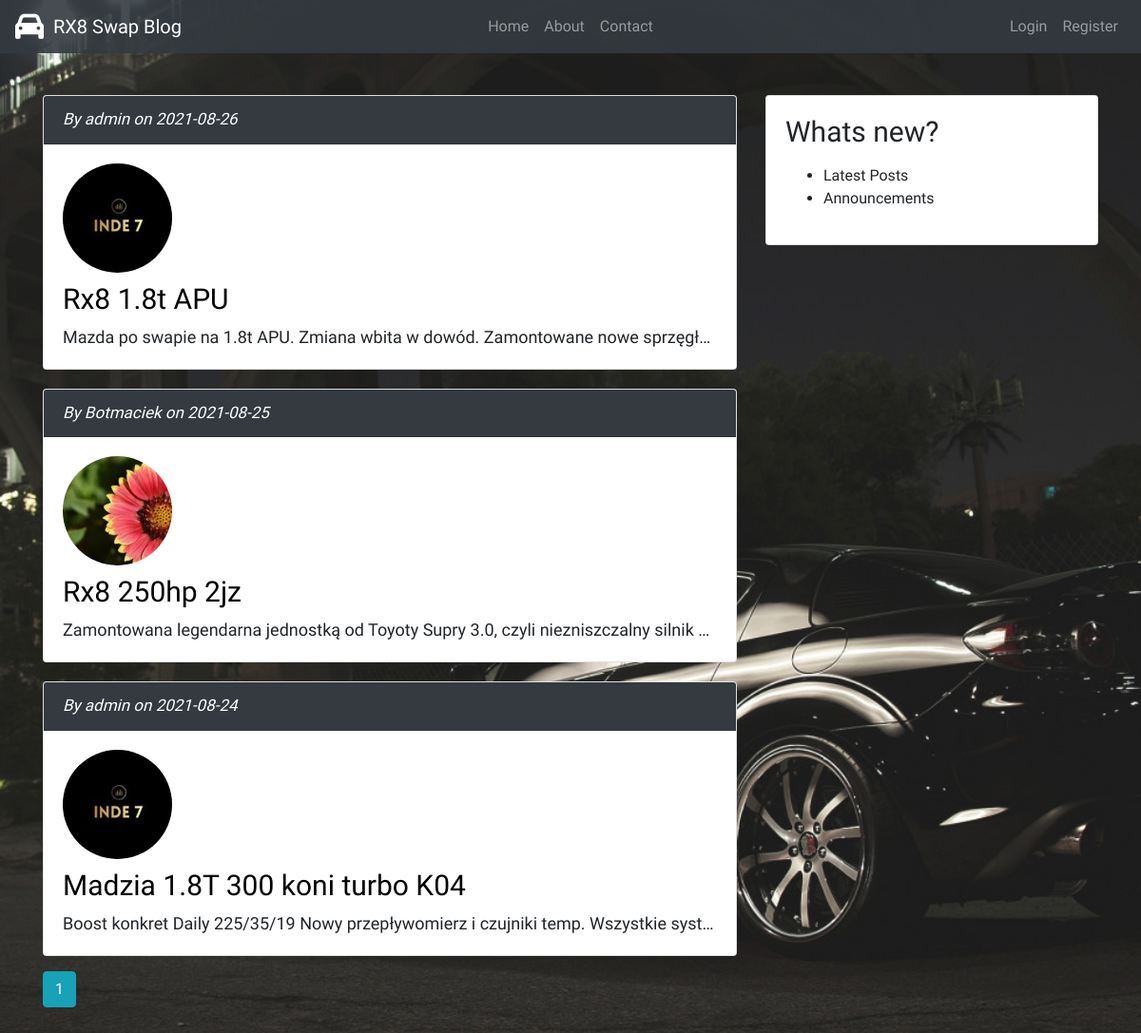
The page /home on the database its author committed.
### flaskblog/models.py (models this page shows, shortened)
class Post(db.Model):
	id = db.Column(db.Integer, primary_key=True)
	title = db.Column(db.String(100), nullable=False)
	date_posted = db.Column(db.DateTime, nullable=False, default=datetime.utcnow)
	content = db.Column(db.Text, nullable=False)
	user_id = db.Column(db.Integer, db.ForeignKey('user.id'), nullable=False)

class User(db.Model, UserMixin):
	id = db.Column(db.Integer, primary_key=True)
	username = db.Column(db.String(20), unique=True, nullable=False)
	email = db.Column(db.String(120), unique=True, nullable=False)
	image_file = db.Column(db.String(20), nullable=False, default='default.jpg')
	password = db.Column(db.String(60), nullable=False)
	posts = db.relationship('Post', backref='author', lazy=True)

### flaskblog/routes.py (the view)
@app.route("/")
@app.route("/home")
def home():
	page = request.args.get('page', 1, type=int)
	posts = Post.query.order_by(Post.date_posted.desc()).paginate(page=page, per_page=4)
	return render_template('home.html', title='Home', posts=posts)

### flaskblog/Templates/home.html
{% extends "layout.html" %}
{% block content %}
	{% for post in posts.items %}
		<div class="card text-black mb-3" style="min-width: 4vw;">
			<div class="card-header">By {{ post.author.username }} on {{ post.date_posted.strftime('%Y-%m-%d') }}</div>
				<div class="card-body clearfix">
					<img class="rounded-circle article-img pull-left" src="{{ url_for('static', filename='profile_pics/' + post.author.image_file) }}">
					<div class="card-main-content">
					<h5><a class="card-title" href="{{ url_for('post', post_id=post.id) }}">{{ post.title }}</a></h5>
					<p class="card-text text-truncate">{{ post.content }}</p>
					</div>
				</div>
		</div>
	{% endfor %}
	{% for page_num in posts.iter_pages(left_edge=1, right_edge=1, left_current=1, right_current=2) %}
		{% if page_num %}
			{% if posts.page == page_num %}
				<a class="btn btn-info mb-4" href="{{ url_for('home', page=page_num) }}">{{ page_num }}</a>
			{% else %}
				<a class="btn btn-outline-info mb-4" href="{{ url_for('home', page=page_num) }}">{{ page_num }}</a>
			{% endif %}
		{% else %}
			...
		{% endif %}
	{% endfor %}
{% endblock content %}

### flaskblog/static/main.css (style rules this page uses)
body { background-image: url("tlo.jpg") !important; background-position: center; background-repeat: no-repeat; background-position: fixed; background-attachment: fixed; background-size: cover; }
* { font-family: 'Red Hat Display', sans-serif; }
.card { margin-top: 20px; }
.card-title { font-size: 30px; }
.card-header { font-style: italic; font-size: 17px; color: white; background-color: #343A40; }
.card-text { font-size: 18px; }
.card-main-content { margin-top: 10px; }
.card-main-content a { color: black; }
.card-body img { width: 115px; height: 115px; margin-right: 20px; }

### rows shown on the page
Post: author.username "admin", date_posted "2021-08-26", image_file (picture), title "Rx8 1.8t APU", content "Mazda po swapie na 1.8t APU. Zmiana wbita w dowód. Zamontowane nowe sprzęgł…"
Post: author.username "Botmaciek", date_posted "2021-08-25", image_file (picture), title "Rx8 250hp 2jz", content "Zamontowana legendarna jednostką od Toyoty Supry 3.0, czyli niezniszczalny silnik…"
Post: author.username "admin", date_posted "2021-08-24", image_file (picture), title "Madzia 1.8T 300 koni turbo K04", content "Boost konkret Daily 225/35/19 Nowy przepływomierz i czujniki temp. Wszystkie syst…"

### other values the page prints
{{ page_num }} "1"
